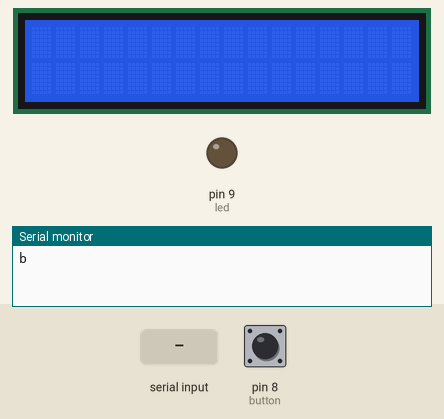
The sketch below on a simulated Arduino Uno, built with avr-gcc and run on an emulated ATmega328P. Parts: 16×2 character LCD, output pins drawn as LEDs (lit = HIGH), the last lines printed to the serial monitor. Dashed ring = blinking. The test bench sets the inputs (shaded band); at power-on: pin 8 (button) LOW.

Above: at 1.2 s.
1.3 s: "30,150\n" received over Serial
At 1.7 s:
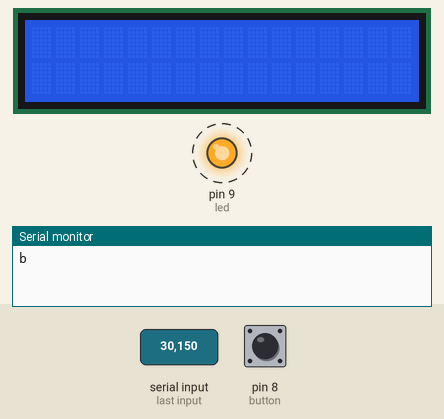
4.3 s: pin 8 (button) pulled HIGH for 0.15 s
At 4.9 s:
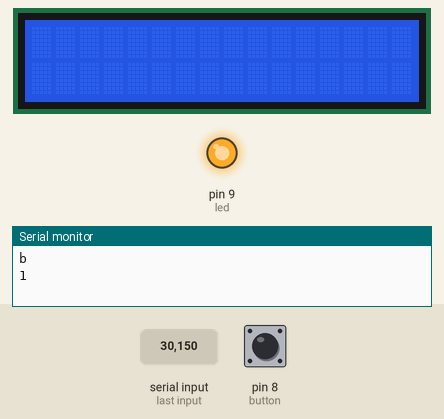
Timing chart, 0 to 7.3 s (numbered marks = the images above; inputs shaded):
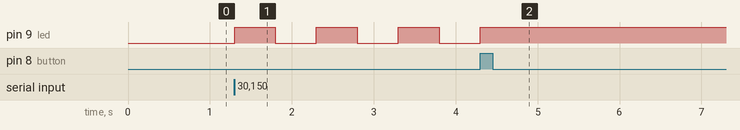

Measured:
- after the input at 1.3 s, pin 9 (led): alternates HIGH for 0.50 s and LOW for 0.50 s, starting at once

The sketch:

C_Control_test.ino
```cpp
#include <LiquidCrystal.h>

// set the pins for each module
const int led = 9;      //Set the pin of the LED
const int button = 8;   //Set the pin of the LED
const int tempsens = A0;//Set the pin of the LED

// set the pins to connects the LCD
const int rs = 12, en = 11, d4 = 5, d5 = 4, d6 = 3, d7 = 2;
LiquidCrystal lcd(rs, en, d4, d5, d6, d7);

void setup() {
  // put your setup code here, to run once:
  Serial.begin(115200);
  pinMode(led, OUTPUT);
  pinMode(button, INPUT);
  pinMode(tempsens, INPUT);
  lcd.begin(16, 2);
  Serial.println('b');
}

void loop() {
  while ( Serial.available() == 0 );  // Wait for a serial input
  byte data_in = Serial.read();       //gets one byte from the serial buffer, which is the command number

  if (data_in == 'a')
    Serial.println('b');//Send a respond to get commands

  else if (data_in >= 49 && data_in <= 54) { //Do not enter if the input is not an integer from 1 to 6
    data_in -= 48;    //Convert the input to an integer

    if(data_in == 1) {      //LED on command
      digitalWrite(led, HIGH);
      while ( Serial.available() == 0 );
    }

    else if(data_in == 2) { //LED off command
      digitalWrite(led, LOW);
      while ( Serial.available() == 0 );
    }

    //Flash the LED for half a second 3 times
    else if(data_in == 3) {
      for(int i=0; i<3; i++) {
          digitalWrite(led, HIGH);
          delay(500);
          digitalWrite(led, LOW);
          delay(500);
      }
      while ( Serial.available() == 0 );
    }

    //Calculate the square of the next integer input
    else if(data_in == 4) {
      while( Serial.available() == 0 ); //Wait for input

      int m = 0;
      while(Serial.available()) {   //Read every byte available in the buffer
        delay(5);
        m = m*10 + Serial.read() - 48;  //Update the total input
      }

      char result[8];
      sprintf(result, "%d", m*m);
      Serial.println(result);   //print the result to the serial port
      while ( Serial.available() == 0 );
    }

    /* Count the number of time a button is
     * pressed and print it to the serial port
     * on each update.
     */
    else if(data_in == 5) {
      bool button_in1 = 0, button_in2 = 0;
      int i = 1;
      while(1) {
        if (Serial.read() == 'a') break;
        if (digitalRead(button) == HIGH) {
          Serial.println(i);
          i += 1;
          while (digitalRead(button) == HIGH);
        }
      }
    }

    /* Show the temperature recieved from the
     * temperature sensor and show it in the
     * LCD.
     */
    else if(data_in == 6) {
      float temp;
      char tempo[1];
      lcd.setCursor(0, 0);
      lcd.print("Temperature:");
      do {
        tempo[0] = 0;
        lcd.setCursor(0, 1);
        temp = analogRead(tempsens);
        temp = (temp*500)/1023;
        lcd.print(temp);
        delay(200);
        if (Serial.available())
          tempo[0] = Serial.read();
      } while(tempo[0] != 'a');
      lcd.clear();
      while ( Serial.available() == 0 );
    }
  }
}
```
